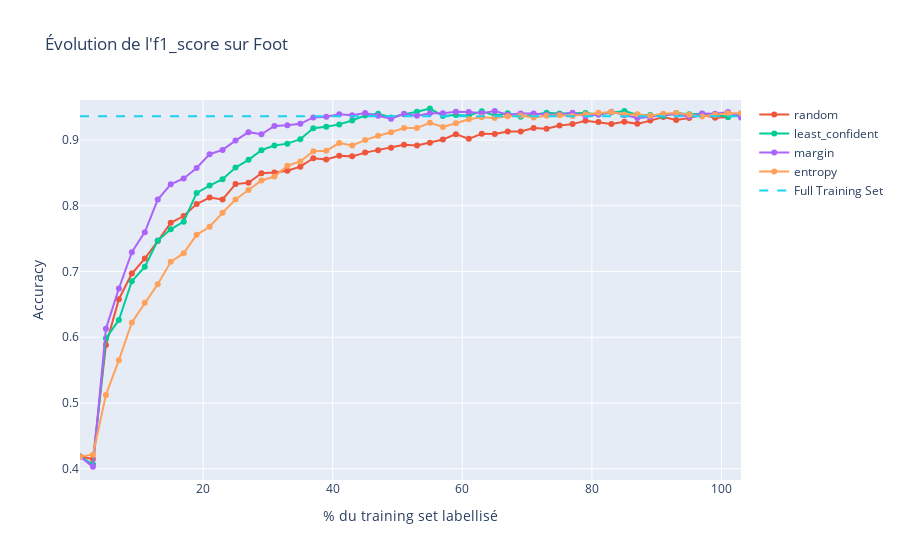
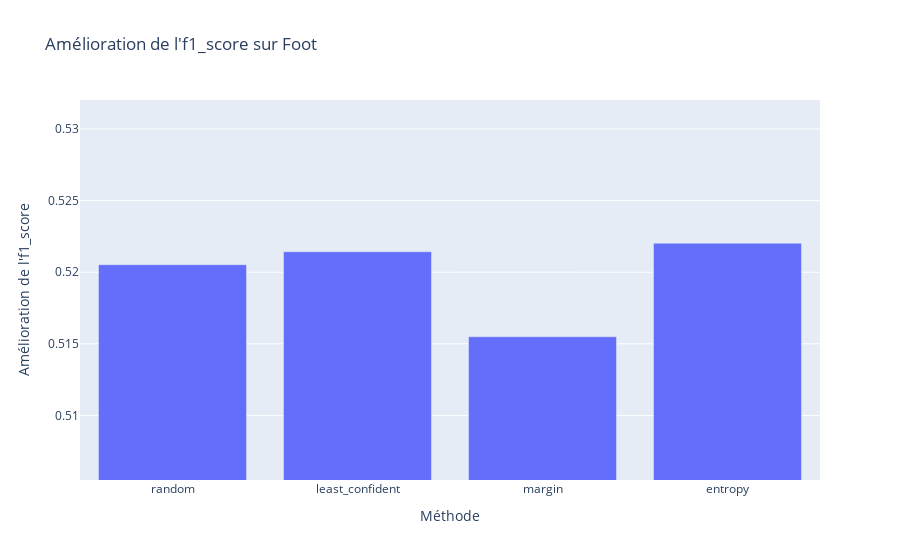

Notebook code cell kept with these figures, in order:
### Code cell
labeled_ratio=0.01 # Nombre d'échantillons labellisés initialement
test_ratio = 0.2  # Proportion du dataset réservée au test
n_iterations = 100 # Nombre d'itérations d'Active Learning
batch_ratio =0.02 # Taille du batch d'échantillons ajoutés à chaque itération
#methods=["random", "least_confident", "margin", "entropy","hybrid","qbc-variance","qbc-entropy","qbc-KL"]
methods=["random", "least_confident", "margin", "entropy"]
model_class=lambda : RandomForestClassifier()
# Créer un comité avec 3 modèles différents
# Liste de modèles pour le comité
models = [
    clone(RandomForestClassifier()),  # Random Forest
    clone(LogisticRegression(max_iter=1000)), # Régression Logistique
    clone(SVC(probability=True)),      # Régression Ridge pour classificati)           # Analyse discriminante quadratique
]
#datasets={"MNIST":(X_MNIST,y_MNIST),"PRS":(X_PRS,y_PRS),"Foot":(X_foot,y_foot)}
datasets={"Foot":(X_foot,y_foot)}
METRICS = {
    "MNIST": f1_score,
    "Foot": f1_score,
    "PRS": "PR AUC"  # AUC PRC
}

# Exécution de l'expérience
run_active_learning_experiment_datasets(datasets, METRICS, labeled_ratio, test_ratio, n_iterations, batch_ratio, methods, model_class, models)

### Figure 1 — Plotly figure (JSON) as saved in the notebook; plotly's stock layout.template omitted (floating-point values rounded to 4 significant figures)
{"data": [{"hovertemplate": "<extra></extra>", "legendgroup": "", "line": {"color": "#636efa", "dash": "solid"}, "marker": {"symbol": "circle"}, "mode": "lines", "name": "", "orientation": "v", "showlegend": false, "type": "scatter", "xaxis": "x", "yaxis": "y"}, {"mode": "lines+markers", "name": "random", "type": "scatter", "x": [1, 3, 5, 7.0, 9, 11, 13, 15.0, 17, 19, 21.0, 23, 25, 27, 29.0, 31, 33, 35, 37, 39, 41, 43, 45, 47, 49, 51, 53, 55.0, 57.0, 59, 61, 63, 65, 67, 69, 71.0, 73, 75, 77, 79, 81, 83, 85, 87, 89, 91, 93, 95, 97, 99, 101, 103], "y": [0.4187, 0.4147, 0.588, 0.6578, 0.6968, 0.7196, 0.7462, 0.7741, 0.7843, 0.8024, 0.8124, 0.8096, 0.8328, 0.8349, 0.8495, 0.8504, 0.8531, 0.8594, 0.8723, 0.8704, 0.8758, 0.875, 0.8808, 0.8845, 0.8883, 0.8925, 0.8915, 0.8958, 0.9007, 0.9088, 0.9016, 0.9096, 0.9089, 0.913, 0.913, 0.9182, 0.917, 0.922, 0.9241, 0.9293, 0.9273, 0.9243, 0.9278, 0.9245, 0.9294, 0.9349, 0.9304, 0.9335, 0.9384, 0.9337, 0.9348, 0.9393]}, {"mode": "lines+markers", "name": "least_confident", "type": "scatter", "x": [1, 3, 5, 7.0, 9, 11, 13, 15.0, 17, 19, 21.0, 23, 25, 27, 29.0, 31, 33, 35, 37, 39, 41, 43, 45, 47, 49, 51, 53, 55.0, 57.0, 59, 61, 63, 65, 67, 69, 71.0, 73, 75, 77, 79, 81, 83, 85, 87, 89, 91, 93, 95, 97, 99, 101, 103], "y": [0.4187, 0.4066, 0.5982, 0.6263, 0.6852, 0.707, 0.7471, 0.7642, 0.7758, 0.8194, 0.8307, 0.8402, 0.858, 0.8697, 0.8845, 0.8916, 0.8944, 0.9011, 0.918, 0.9201, 0.9237, 0.9296, 0.9373, 0.9397, 0.9343, 0.9392, 0.9428, 0.9477, 0.9365, 0.938, 0.9373, 0.9435, 0.9371, 0.9406, 0.9352, 0.9385, 0.9413, 0.9403, 0.9401, 0.9409, 0.9386, 0.9419, 0.9441, 0.9382, 0.9381, 0.9364, 0.9409, 0.939, 0.9398, 0.9385, 0.9351, 0.9402]}, {"mode": "lines+markers", "name": "margin", "type": "scatter", "x": [1, 3, 5, 7.0, 9, 11, 13, 15.0, 17, 19, 21.0, 23, 25, 27, 29.0, 31, 33, 35, 37, 39, 41, 43, 45, 47, 49, 51, 53, 55.0, 57.0, 59, 61, 63, 65, 67, 69, 71.0, 73, 75, 77, 79, 81, 83, 85, 87, 89, 91, 93, 95, 97, 99, 101, 103], "y": [0.4187, 0.4028, 0.6128, 0.6742, 0.7292, 0.7598, 0.8093, 0.8326, 0.8414, 0.8575, 0.8784, 0.8849, 0.899, 0.9118, 0.9087, 0.9214, 0.9222, 0.9246, 0.9343, 0.9355, 0.9392, 0.9377, 0.9409, 0.937, 0.9323, 0.9399, 0.937, 0.9407, 0.9407, 0.9429, 0.9427, 0.9407, 0.944, 0.9384, 0.9403, 0.9403, 0.9385, 0.9385, 0.9414, 0.9366, 0.9387, 0.9429, 0.9376, 0.9333, 0.935, 0.9387, 0.9386, 0.9358, 0.9403, 0.9398, 0.9426, 0.9342]}, {"mode": "lines+markers", "name": "entropy", "type": "scatter", "x": [1, 3, 5, 7.0, 9, 11, 13, 15.0, 17, 19, 21.0, 23, 25, 27, 29.0, 31, 33, 35, 37, 39, 41, 43, 45, 47, 49, 51, 53, 55.0, 57.0, 59, 61, 63, 65, 67, 69, 71.0, 73, 75, 77, 79, 81, 83, 85, 87, 89, 91, 93, 95, 97, 99, 101, 103], "y": [0.4187, 0.4214, 0.5123, 0.5651, 0.6223, 0.6523, 0.6807, 0.7146, 0.7278, 0.7557, 0.768, 0.7893, 0.8094, 0.824, 0.8385, 0.8444, 0.8608, 0.8673, 0.8827, 0.8837, 0.8953, 0.8916, 0.8998, 0.9064, 0.9117, 0.9183, 0.9183, 0.926, 0.9196, 0.9255, 0.9314, 0.9345, 0.9334, 0.9361, 0.9371, 0.9343, 0.9366, 0.9376, 0.9366, 0.9393, 0.9413, 0.9424, 0.9387, 0.9392, 0.937, 0.9398, 0.9412, 0.9385, 0.9359, 0.9383, 0.9408, 0.9408]}, {"line": {"dash": "dash"}, "mode": "lines", "name": "Full Training Set", "type": "scatter", "x": [1, 105], "y": [0.936, 0.936]}], "layout": {"legend": {"tracegroupgap": 0}, "title": {"text": "Évolution de l'f1_score sur Foot"}, "xaxis": {"anchor": "y", "domain": [0, 1], "range": [1, 103], "title": {"text": "% du training set labellisé"}}, "yaxis": {"anchor": "x", "domain": [0, 1], "range": [0.3828, 0.9608], "title": {"text": "Accuracy"}}}}

### Figure 2 — Plotly figure (JSON) as saved in the notebook; plotly's stock layout.template omitted (floating-point values rounded to 4 significant figures)
{"data": [{"hovertemplate": "Méthode=%{x}<br>Amélioration de l'f1_score=%{y}<extra></extra>", "legendgroup": "", "marker": {"color": "#636efa", "pattern": {"shape": ""}}, "name": "", "orientation": "v", "showlegend": false, "textposition": "auto", "type": "bar", "x": ["random", "least_confident", "margin", "entropy"], "xaxis": "x", "y": [0.5205, 0.5214, 0.5155, 0.522], "yaxis": "y"}], "layout": {"barmode": "relative", "legend": {"tracegroupgap": 0}, "title": {"text": "Amélioration de l'f1_score sur Foot"}, "xaxis": {"anchor": "y", "domain": [0, 1], "title": {"text": "Méthode"}}, "yaxis": {"anchor": "x", "domain": [0, 1], "range": [0.5055, 0.532], "title": {"text": "Amélioration de l'f1_score"}}}}
